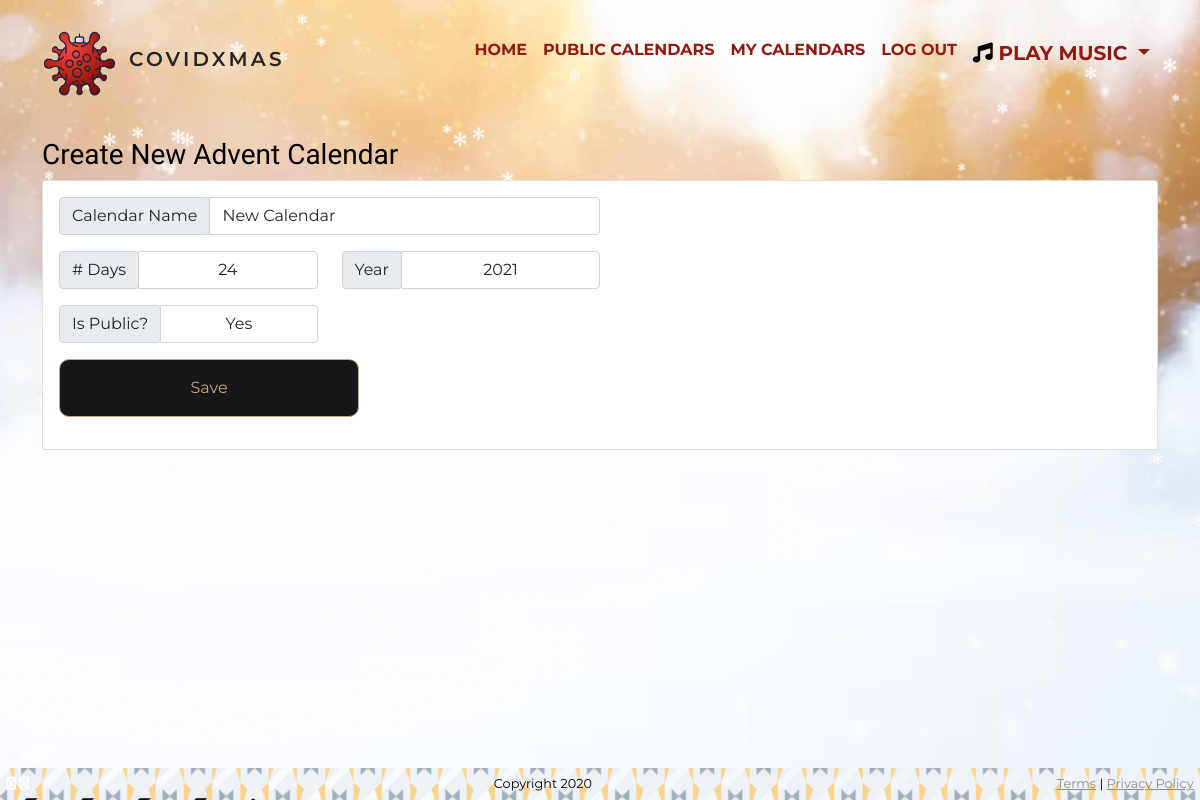
The page /dates/settings/e0e17e105cc64ba192e67e35a1de829d/ (signed in) on the database its author committed.
### dates/models.py (models this page shows, shortened)
class Calendar(models.Model):
    user = models.ForeignKey(User, related_name='calendars', on_delete=models.CASCADE)
    unique_id = models.UUIDField(default=uuid.uuid4, max_length=100, unique=True, primary_key=True)
    name = models.CharField(max_length=254)
    days = models.IntegerField(default=0, choices=DAYS)
    year = models.IntegerField(default=2021, choices=YEARS)
    is_public = models.BooleanField(default=False)

### dates/views.py (the view, shortened to what this page needs)
# urls.py: path('settings/<str:calendar_id>/', settings, name='settings'),
@login_required
def settings(request, calendar_id):
    calendar = get_object_or_404(Calendar, unique_id=calendar_id)
    previous_days = calendar.days
    if request.method == 'GET':
        form = CalendarForm(instance=calendar)
        return render(request, 'create_calendar.html', {'form': form})

### dates/forms.py
class CalendarForm(forms.ModelForm):
    name = forms.CharField(
        label="Calendar Name",
        widget=forms.TextInput(attrs={
            'width':'100%',
            'class': 'form-control',
            'placeholder': 'e.g. Alex\'s Calendar'}))
    days = forms.ChoiceField(
        widget=forms.Select(attrs={'class': 'form-control text-center'}),
        choices=DAYS)
    year = forms.ChoiceField(
        widget=forms.Select(attrs={'class': 'form-control text-center'}),
        choices=YEARS)
    is_public = forms.ChoiceField(
        widget=forms.Select(attrs={'class': 'form-control text-center'}),
        choices=[(False, 'No'), (True, 'Yes')])
    class Meta:
        model = Calendar
        fields = ['user', 'name', 'days', 'year', 'is_public']

### dates/templates/create_calendar.html (shortened to what this page needs)
{% extends 'base_template.html' %}
{% block content %}
<section class="mt-3 mb-5">
	<div class="container">
        <div class="row">
            <div class="col">
                <h3>Create New Advent Calendar</h3>
            </div>
        </div>
        <div class="row">
            <div class="col">
                <div class="card">
                    <div class="card-body">
                        <form method="POST" class="col-md-6" >
                                <div class="row">
                                    <div class="col">
                                        <div class="input-group mb-3">
                                            <div class="input-group-prepend">
                                                <span class="input-group-text" id="name_lbl">Calendar Name</span>
                                            </div>
                                            {{ form.name}}
                                        </div>
                                    </div>
                                </div>
                                <div class="row">
                                    <div class="col-lg-6">
                                        <div class="input-group mb-3">
                                            <div class="input-group-prepend">
                                                <span class="input-group-text" id="name_lbl"># Days</span>
                                            </div>
                                            {{ form.days }}
                                        </div>
                                    </div>
                                    <div class="col-lg-6">
                                        <div class="input-group mb-3">
                                            <div class="input-group-prepend">
                                                <span class="input-group-text" id="name_lbl">Year</span>
                                            </div>
                                            {{ form.year }}
                                        </div>
                                    </div>
                                </div>
                                <div class="row">
                                    <div class="col-lg-6">
                                        <div class="input-group mb-3">
                                            <div class="input-group-prepend">
                                                <span class="input-group-text" id="name_lbl">Is Public?</span>
                                            </div>
                                            {{ form.is_public }}
                                        </div>
                                    </div>
                                </div>
                            <div class="input-group">
                                <button class="btn btn-primary" type="submit">Save</button>
                            </div>
                        </form>
                    </div>
                </div>
            </div>
        </div>
	</div>
</section>
{% endblock %}

### assets/css/_variables.css (style rules this page uses)
:root { --background-colour: #8e8989; --menu-colour: #3e3d3d; --primary-colour: #901B11; --primary-colour-hover: #052e12; --nav-colour: #262525; --background-dark: rgba(0, 0, 0, 0.5); --overlay: rgba(144, 27, 17, 0.5); }

### assets/css/_base.css (style rules this page uses)
* { color: black; font-family: 'Montserrat', sans-serif; margin: 0; padding: 0; box-sizing: border-box; }
body { background: url(../images/flakes3.png); background-size: cover; background-repeat: no-repeat; background-position: center; min-height: 100vh; width: 100%; position: relative; }

### assets/css/_typography.css (style rules this page uses)
h1, h2, h3, h4 { font-family: 'Risque', cursive; }

### assets/css/_flakes.css (style rules this page uses)
.btn { background-color: #161616; border-radius: 10px; color: #c5a880; border: 1px solid #c5a880; padding: 16px; width: 300px; margin-bottom: 16px; line-height: 1.5; cursor: pointer; }

### assets/css/_viewcalendar.css (style rules this page uses)
.card-body { text-align: center; }

### rows shown on the page
Calendar: name "New Calendar", days "24", year "2021", is_public "Yes"
